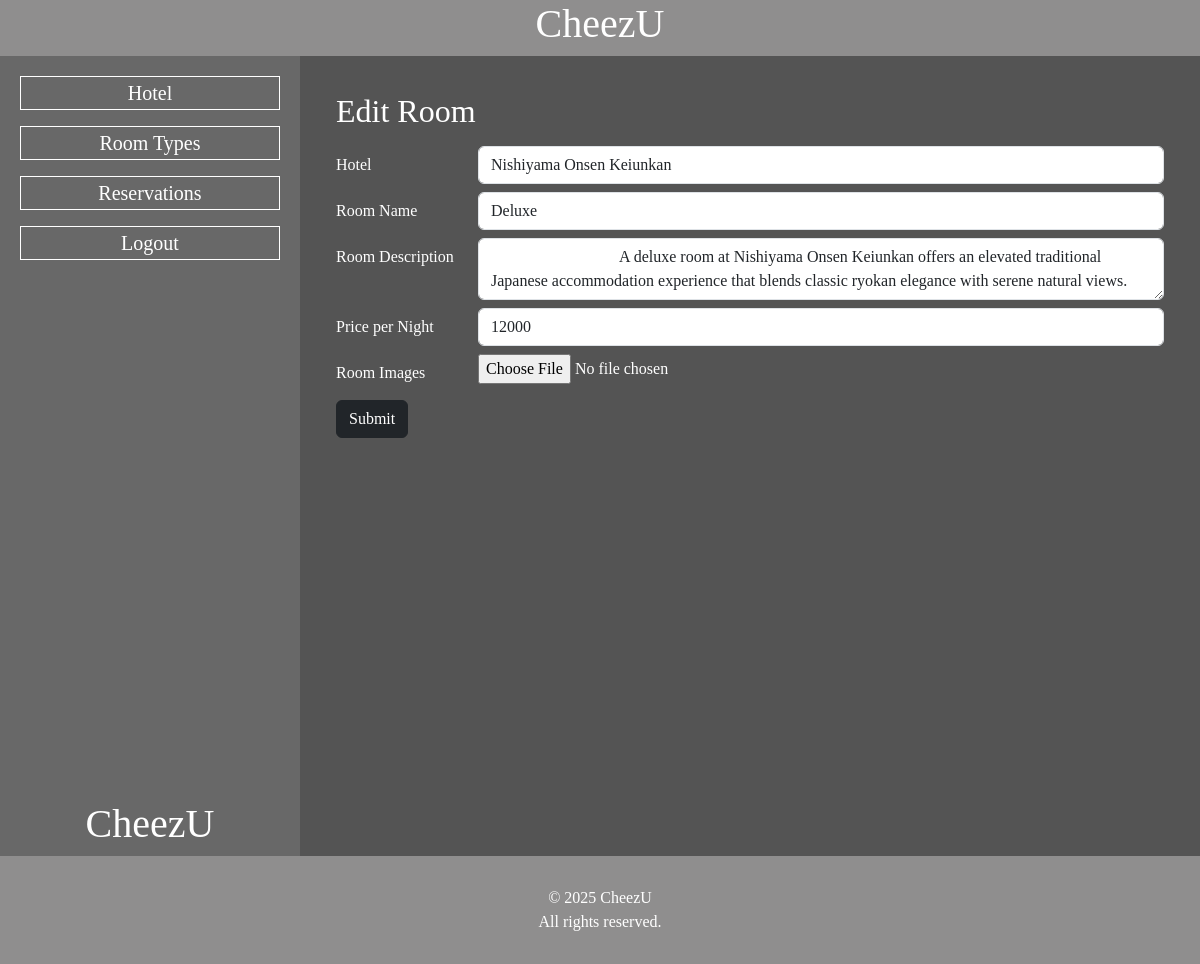
/admin/rooms/edit.php?id=7 (signed in), run on the app's committed database.
### tables this page shows
CREATE TABLE IF NOT EXISTS `rooms` (
  `id_room` int NOT NULL AUTO_INCREMENT,
  `id_hotel` int NOT NULL,
  `room_name` varchar(100) NOT NULL,
  `room_description` text,
  `price_per_night` double NOT NULL,
  `status` varchar(100) NOT NULL,
  PRIMARY KEY (`id_room`),
  KEY `id_hotel` (`id_hotel`),
  CONSTRAINT `rooms_ibfk_1` FOREIGN KEY (`id_hotel`) REFERENCES `hotels` (`id_hotel`)
);

CREATE TABLE IF NOT EXISTS `hotels` (
  `id_hotel` int NOT NULL AUTO_INCREMENT,
  `hotel_name` varchar(100) NOT NULL,
  `hotel_address` varchar(255) NOT NULL,
  `hotel_description` text,
  PRIMARY KEY (`id_hotel`)
);

### admin/rooms/edit.php (the view, shortened to what this page needs)
<?php
    include "../../db_connection.php";
    $id = $_GET['id'];
    $result = mysqli_query($connection, "SELECT * FROM hotels");
    $data_room = mysqli_query($connection, "SELECT * FROM rooms WHERE id_room=$id");
    $data_room = mysqli_fetch_assoc($data_room);
?>
<!DOCTYPE html>
<html lang="en">
<head>
    <link rel="stylesheet" href="style.css">
    <link href="https://cdn.jsdelivr.net/npm/bootstrap@5.3.8/dist/css/bootstrap.min.css" rel="stylesheet">
</head>
<body style="width: 100%; margin: 0; font-family: 'Alice';">
    <div id="signature" class="row">
        <div id="navbar">
            <center>
            <h1>CheezU</h1>
            </center>
        </div>
    </div>
    <div class="vh-100" style="display: flex;">
        <div class="menu col-3" style="background-color: #686868; position: relative;">
            <center>
                <div class="d-flex flex-column gap-3">
                   <a href="http://localhost/Pemograman-Web/admin/hotels">
                        <button class="menu-button">
                            Hotel
                        </button>
                    </a>
                    <a href="http://localhost/Pemograman-Web/admin/rooms">
                        <button class="menu-button">
                            Room Types
                        </button>
                    </a>
                    <a href="http://localhost/Pemograman-Web/admin/reservations">
                        <button class="menu-button">
                            Reservations
                        </button>
                    </a>
                    <a href="http://localhost/Pemograman-Web/admin/logout.php">
                        <button class="menu-button">
                            Logout
                        </button>
                    </a>
                </div>
            </center>
            <div id="menu-logo">
                <div style="text-align: center;">
                    <h1>CheezU</h1>
                </div>
            </div>
        </div>
        <div class="content col-9"  >
            <div class="row p-3">
                <h2>Edit Room</h2>
                <form method="POST" enctype="multipart/form-data" action="crud.php">
                    <div class="form-group row my-2">
                        <label for="room_name" class="col-2 col-form-label">Hotel</label>
                        <div class="col-10">
                            <select class="form-control" name="hotel">
                                <?php
                                while($row = mysqli_fetch_assoc($result)){ ?>
                                    <option value="<?php echo $row['id_hotel'] ?>" <?php if($row['id_hotel'] == $data_room['id_hotel']) echo 'selected';?>>
                                        <?php echo $row['hotel_name'] ?>
                                    </option>
                                <?php $i++;
                                }
                                ?>
                            </select>
                        </div>
                    </div>
                    <div class="form-group row my-2">
                        <label for="room_name" class="col-2 col-form-label">Room Name</label>
                        <div class="col-10">
                            <input type="text" class="form-control" id="room_name" name="room_name" value="<?php echo $data_room['room_name'];?>">
                        </div>
                    </div>
                    <div class="form-group row my-2">
                        <label for="room_name" class="col-2 col-form-label">Room Description</label>
                        <div class="col-10">
                            <textarea class="form-control" id="room_description" name="room_description">
                                <?php echo $data_room['room_description'];?>
                            </textarea>
                        </div>
                    </div>
                    <div class="form-group row my-2">
                        <label for="price_per_night" class="col-2 col-form-label">Price per Night</label>
                        <div class="col-10">
                            <input type="number" class="form-control" id="price_per_night" name="price_per_night" value="<?php echo $data_room['price_per_night']?>">
                        </div>
                    </div>
                    <div class="form-group row my-2">
                        <label for="room_images" class="col-2 col-form-label">Room Images</label>
                        <div class="col-10">
                            <input type="file" class="form-control-file" id="room_images" name="room_images" accept="image/*">
                        </div>
                    </div>
                    <button type="submit" name="submit_edit" class="btn btn-dark mb-2">Submit</button>
                </form>
            </div>
        </div>
    </div>
    <div id="footer">
        <p style="margin: 0; text-align: center;">
           © 2025 CheezU <br />
           All rights reserved.
        </p>
    </div>
</body>
</html>

### admin/rooms/style.css (style rules this page uses)
#menu-logo { position:absolute; bottom: 0; display:flex; justify-content: center; flex-flow: row wrap; left: 50%; right: 50%; color: white; }

### admin/rooms/edit.php (style rules this page uses)
#navbar { display: flex; align-items: center; justify-content: space-evenly; background-color: #8f8e8e; }
#signature { color:#ffffff; }
.menu,.content { padding: 20px; }
.content h2,p { color: #ffffffff; }
.content { background-color:#545454; }
.menu-button { background-color: transparent; color: white; border: 1px solid white; font-size: 20px; width: 100%; }
form input,.col-form-label { color: white; }
#footer { background-color: #8f8e8e; padding: 30px; }

### data on the page
rooms: hotel "Nishiyama Onsen Keiunkan", room_name "Deluxe", room_description "A deluxe room at Nishiyama Onsen Keiunkan offers an elevated traditional Japanese accommodation experience that blends classic ryokan elegance with serene natural views.", price_per_night "12000"
